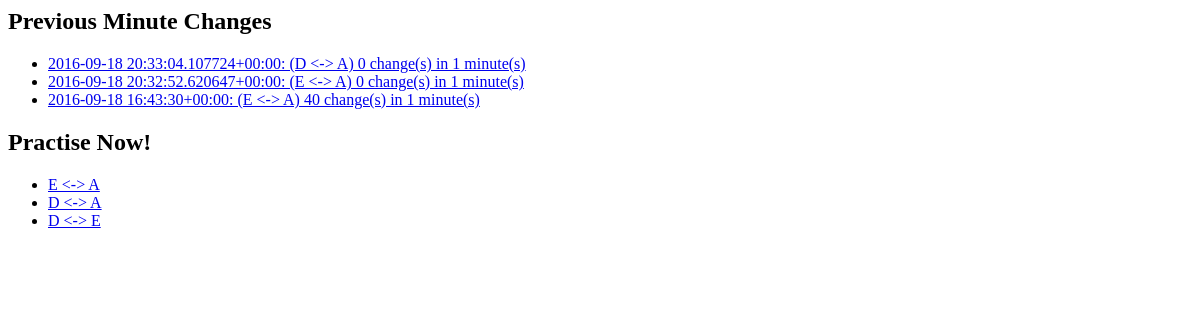
The page /minute_changes/ on the database as committed earlier.
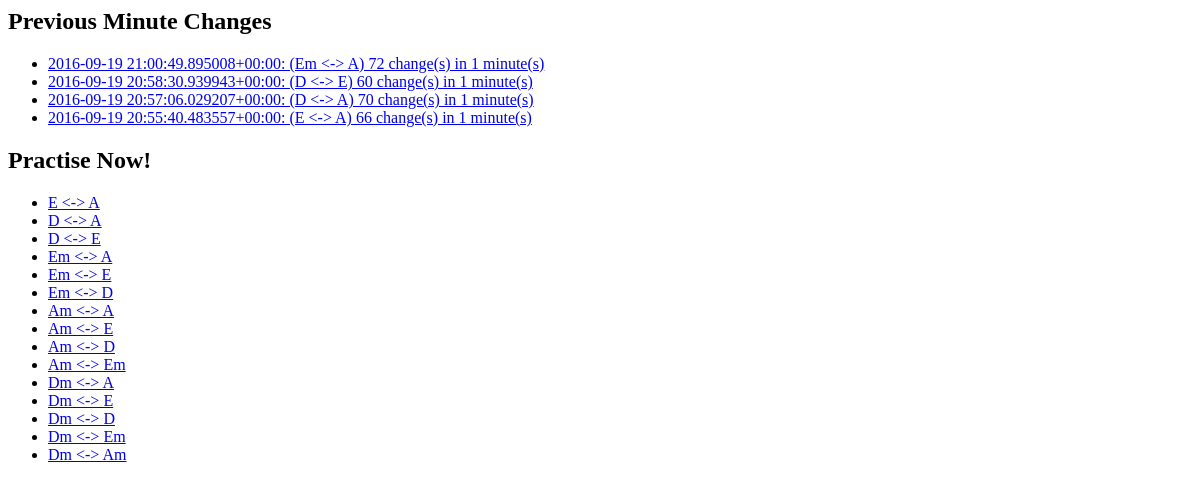
The same page on the database as committed later.
### minute_changes/models.py (models this page shows)
class MinuteChanges(models.Model):
    duration = models.IntegerField(default=1)
    date = models.DateTimeField('Practice Time')
    chord_pair = models.ForeignKey(ChordPair, on_delete=models.PROTECT)
    changes = models.IntegerField(default=0)
    def __str__(self):
        return "{}: ({}) {} change(s) in {} minute(s)".format(
                str(self.date),
                self.chord_pair,
                self.changes,
                self.duration)

class ChordPair(models.Model):
    chord1 = models.ForeignKey(Chord, related_name='chord1', on_delete=models.PROTECT)
    chord2 = models.ForeignKey(Chord, related_name='chord2', on_delete=models.PROTECT)
    def __str__(self):
        return "{} <-> {}".format(self.chord1, self.chord2)

class Chord(models.Model):
    name = models.CharField(max_length=200)
    def __str__(self):
        return self.name

### minute_changes/views.py (the view)
def index(req):
    recent_minute_changes = MinuteChanges.objects.order_by('-date')[:5]
    context = {
        'recent_minute_changes': recent_minute_changes,
        'chord_pairs': ChordPair.objects.all()
    }
    return render(req, 'minute_changes/index.html', context)

### minute_changes/templates/minute_changes/index.html (shortened to what this page needs)
<h2>Previous Minute Changes</h2>
{% if recent_minute_changes %}
  <ul>
    {% for change in recent_minute_changes %}
      <li><a href="{% url 'minute_changes:detail' change.id %}">{{ change }}</a></li>
    {% endfor %}
  </ul>
{% else %}
  <p>No minute changes performed.</p>
{% endif %}
<h2>Practise Now!</h2>
{% if chord_pairs %}
  <ul>
    {% for pair in chord_pairs %}
      <li><a href="{% url 'minute_changes:practise' pair.id %}">{{ pair }}</a></li>
    {% endfor %}
  </ul>
{% else %}
  <p>Not enough chords have been defined! Please add at least two</p>
{% endif %}

Rows that differ between the two databases and show on the page:
removed MinuteChanges: date+chord_pair+changes "2016-09-18 20:33:04.107724+00:00: (D <-> A) 0 change(s) in 1 minute(s)"
removed MinuteChanges: date+chord_pair+changes "2016-09-18 20:32:52.620647+00:00: (E <-> A) 0 change(s) in 1 minute(s)"
removed MinuteChanges: date+chord_pair+changes "2016-09-18 16:43:30+00:00: (E <-> A) 40 change(s) in 1 minute(s)"
added MinuteChanges: date+chord_pair+changes "2016-09-19 21:00:49.895008+00:00: (Em <-> A) 72 change(s) in 1 minute(s)"
added MinuteChanges: date+chord_pair+changes "2016-09-19 20:58:30.939943+00:00: (D <-> E) 60 change(s) in 1 minute(s)"
added MinuteChanges: date+chord_pair+changes "2016-09-19 20:57:06.029207+00:00: (D <-> A) 70 change(s) in 1 minute(s)"
added MinuteChanges: date+chord_pair+changes "2016-09-19 20:55:40.483557+00:00: (E <-> A) 66 change(s) in 1 minute(s)"
added ChordPair: chord1+chord2 "Em <-> A"
added ChordPair: chord1+chord2 "Em <-> E"
added ChordPair: chord1+chord2 "Em <-> D"
added ChordPair: chord1+chord2 "Am <-> A"
added ChordPair: chord1+chord2 "Am <-> E"
added ChordPair: chord1+chord2 "Am <-> D"
added ChordPair: chord1+chord2 "Am <-> Em"
added ChordPair: chord1+chord2 "Dm <-> A"
added ChordPair: chord1+chord2 "Dm <-> E"
added ChordPair: chord1+chord2 "Dm <-> D"
added ChordPair: chord1+chord2 "Dm <-> Em"
added ChordPair: chord1+chord2 "Dm <-> Am"
